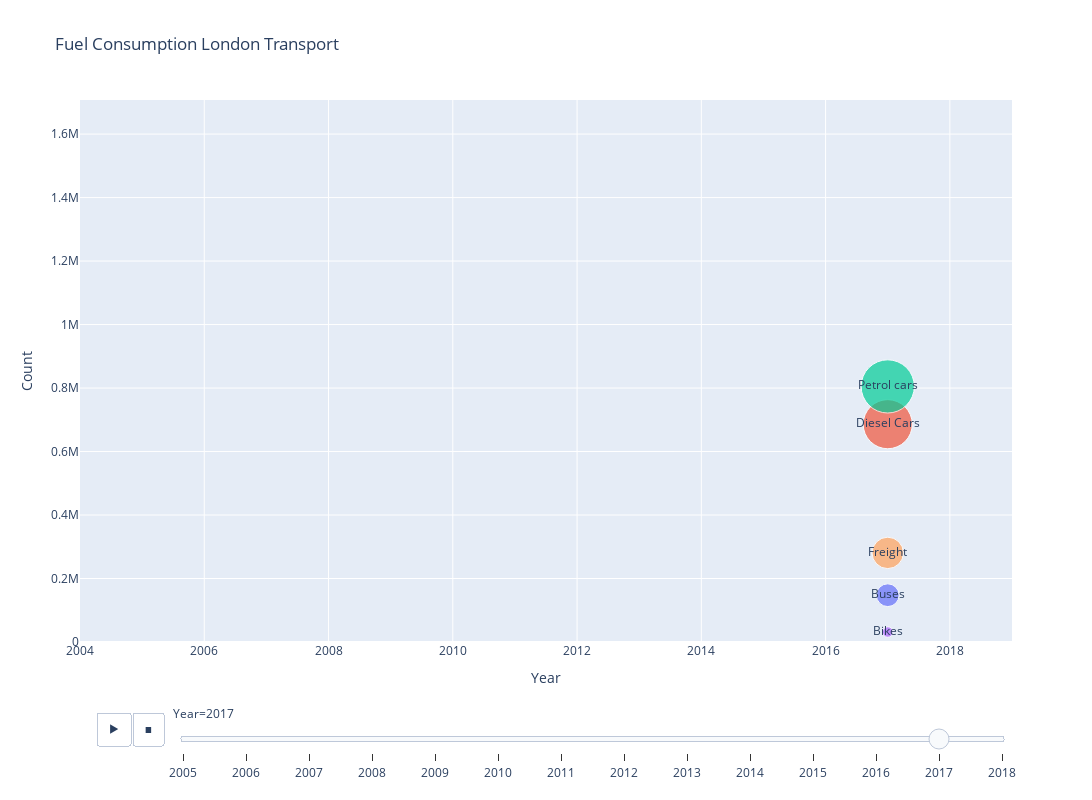

The code cell stored with this chart in its notebook:
### Code cell
import plotly.express as px
import pandas as pd


data = fuel_cons

melted_data = data.melt('Year', var_name='Category', value_name='Count')

fig = px.scatter(
    melted_data,
    x='Year',
    y='Count',
    animation_frame='Year',
    animation_group='Category',
    color='Category',
    hover_name='Category',
    text='Category',  # Use the Category column as labels
    size='Count',
    title='Fuel Consumption London Transport',
    labels={'Year': 'Year', 'Fuel Consumption': 'Fuel Consumption'},
    range_y=[0, data.values.max() * 1.1],
    size_max=50
)


fig.update_layout(
    width=1200,
    height=800,
    xaxis=dict(range=[2004, 2019]),
    yaxis=dict(range=[0, data.values.max() * 1.2]),
    hovermode='closest',
    showlegend=False
)

# Show the figure
fig.show()

### Figure 1 — Plotly figure (JSON) as saved in the notebook; plotly's stock layout.template omitted (floating-point values rounded to 4 significant figures)
{"data": [{"hovertemplate": "<b>%{hovertext}</b><br><br>Category=%{text}<br>Year=%{x}<br>Count=%{marker.size}<extra></extra>", "hovertext": ["Buses"], "ids": ["Buses"], "legendgroup": "Buses", "marker": {"color": "#636efa", "size": [147417], "sizemode": "area", "sizeref": 569.1, "symbol": "circle"}, "mode": "markers+text", "name": "Buses", "orientation": "v", "showlegend": true, "text": ["Buses"], "type": "scatter", "x": [2017], "xaxis": "x", "y": [147417], "yaxis": "y"}, {"hovertemplate": "<b>%{hovertext}</b><br><br>Category=%{text}<br>Year=%{x}<br>Count=%{marker.size}<extra></extra>", "hovertext": ["Diesel Cars"], "ids": ["Diesel Cars"], "legendgroup": "Diesel Cars", "marker": {"color": "#EF553B", "size": [686136], "sizemode": "area", "sizeref": 569.1, "symbol": "circle"}, "mode": "markers+text", "name": "Diesel Cars", "orientation": "v", "showlegend": true, "text": ["Diesel Cars"], "type": "scatter", "x": [2017], "xaxis": "x", "y": [686136], "yaxis": "y"}, {"hovertemplate": "<b>%{hovertext}</b><br><br>Category=%{text}<br>Year=%{x}<br>Count=%{marker.size}<extra></extra>", "hovertext": ["Petrol cars"], "ids": ["Petrol cars"], "legendgroup": "Petrol cars", "marker": {"color": "#00cc96", "size": [805136], "sizemode": "area", "sizeref": 569.1, "symbol": "circle"}, "mode": "markers+text", "name": "Petrol cars", "orientation": "v", "showlegend": true, "text": ["Petrol cars"], "type": "scatter", "x": [2017], "xaxis": "x", "y": [805136], "yaxis": "y"}, {"hovertemplate": "<b>%{hovertext}</b><br><br>Category=%{text}<br>Year=%{x}<br>Count=%{marker.size}<extra></extra>", "hovertext": ["Bikes"], "ids": ["Bikes"], "legendgroup": "Bikes", "marker": {"color": "#ab63fa", "size": [31456], "sizemode": "area", "sizeref": 569.1, "symbol": "circle"}, "mode": "markers+text", "name": "Bikes", "orientation": "v", "showlegend": true, "text": ["Bikes"], "type": "scatter", "x": [2017], "xaxis": "x", "y": [31456], "yaxis": "y"}, {"hovertemplate": "<b>%{hovertext}</b><br><br>Category=%{text}<br>Year=%{x}<br>Count=%{marker.size}<extra></extra>", "hovertext": ["Freight"], "ids": ["Freight"], "legendgroup": "Freight", "marker": {"color": "#FFA15A", "size": [280695], "sizemode": "area", "sizeref": 569.1, "symbol": "circle"}, "mode": "markers+text", "name": "Freight", "orientation": "v", "showlegend": true, "text": ["Freight"], "type": "scatter", "x": [2017], "xaxis": "x", "y": [280695], "yaxis": "y"}], "layout": {"height": 800, "hovermode": "closest", "legend": {"itemsizing": "constant", "title": {"text": "Category"}, "tracegroupgap": 0}, "showlegend": false, "sliders": [{"active": 12, "currentvalue": {"prefix": "Year="}, "len": 0.9, "pad": {"b": 10, "t": 60}, "steps": [{"args": [["2005"], {"frame": {"duration": 0, "redraw": false}, "fromcurrent": true, "mode": "immediate", "transition": {"duration": 0, "easing": "linear"}}], "label": "2005", "method": "animate"}, {"args": [["2006"], {"frame": {"duration": 0, "redraw": false}, "fromcurrent": true, "mode": "immediate", "transition": {"duration": 0, "easing": "linear"}}], "label": "2006", "method": "animate"}, {"args": [["2007"], {"frame": {"duration": 0, "redraw": false}, "fromcurrent": true, "mode": "immediate", "transition": {"duration": 0, "easing": "linear"}}], "label": "2007", "method": "animate"}, {"args": [["2008"], {"frame": {"duration": 0, "redraw": false}, "fromcurrent": true, "mode": "immediate", "transition": {"duration": 0, "easing": "linear"}}], "label": "2008", "method": "animate"}, {"args": [["2009"], {"frame": {"duration": 0, "redraw": false}, "fromcurrent": true, "mode": "immediate", "transition": {"duration": 0, "easing": "linear"}}], "label": "2009", "method": "animate"}, {"args": [["2010"], {"frame": {"duration": 0, "redraw": false}, "fromcurrent": true, "mode": "immediate", "transition": {"duration": 0, "easing": "linear"}}], "label": "2010", "method": "animate"}, {"args": [["2011"], {"frame": {"duration": 0, "redraw": false}, "fromcurrent": true, "mode": "immediate", "transition": {"duration": 0, "easing": "linear"}}], "label": "2011", "method": "animate"}, {"args": [["2012"], {"frame": {"duration": 0, "redraw": false}, "fromcurrent": true, "mode": "immediate", "transition": {"duration": 0, "easing": "linear"}}], "label": "2012", "method": "animate"}, {"args": [["2013"], {"frame": {"duration": 0, "redraw": false}, "fromcurrent": true, "mode": "immediate", "transition": {"duration": 0, "easing": "linear"}}], "label": "2013", "method": "animate"}, {"args": [["2014"], {"frame": {"duration": 0, "redraw": false}, "fromcurrent": true, "mode": "immediate", "transition": {"duration": 0, "easing": "linear"}}], "label": "2014", "method": "animate"}, {"args": [["2015"], {"frame": {"duration": 0, "redraw": false}, "fromcurrent": true, "mode": "immediate", "transition": {"duration": 0, "easing": "linear"}}], "label": "2015", "method": "animate"}, {"args": [["2016"], {"frame": {"duration": 0, "redraw": false}, "fromcurrent": true, "mode": "immediate", "transition": {"duration": 0, "easing": "linear"}}], "label": "2016", "method": "animate"}, {"args": [["2017"], {"frame": {"duration": 0, "redraw": false}, "fromcurrent": true, "mode": "immediate", "transition": {"duration": 0, "easing": "linear"}}], "label": "2017", "method": "animate"}, {"args": [["2018"], {"frame": {"duration": 0, "redraw": false}, "fromcurrent": true, "mode": "immediate", "transition": {"duration": 0, "easing": "linear"}}], "label": "2018", "method": "animate"}], "x": 0.1, "xanchor": "left", "y": 0, "yanchor": "top"}], "title": {"text": "Fuel Consumption London Transport"}, "updatemenus": [{"active": 0, "buttons": [{"args": [null, {"frame": {"duration": 500, "redraw": false}, "fromcurrent": true, "mode": "immediate", "transition": {"duration": 500, "easing": "linear"}}], "label": "&#9654;", "method": "animate"}, {"args": [[null], {"frame": {"duration": 0, "redraw": false}, "fromcurrent": true, "mode": "immediate", "transition": {"duration": 0, "easing": "linear"}}], "label": "&#9724;", "method": "animate"}], "direction": "left", "pad": {"r": 10, "t": 70}, "showactive": false, "type": "buttons", "x": 0.1, "xanchor": "right", "y": 0, "yanchor": "top"}], "width": 1200, "xaxis": {"anchor": "y", "categoryarray": [2005, 2006, 2007, 2008, 2009, 2010, 2011, 2012, 2013, 2014, 2015, 2016, 2017, 2018], "categoryorder": "array", "domain": [0, 1], "range": [2004, 2019], "title": {"text": "Year"}, "type": "linear"}, "yaxis": {"anchor": "x", "domain": [0, 1], "range": [0, 1707000.0], "title": {"text": "Count"}, "type": "linear"}}}
